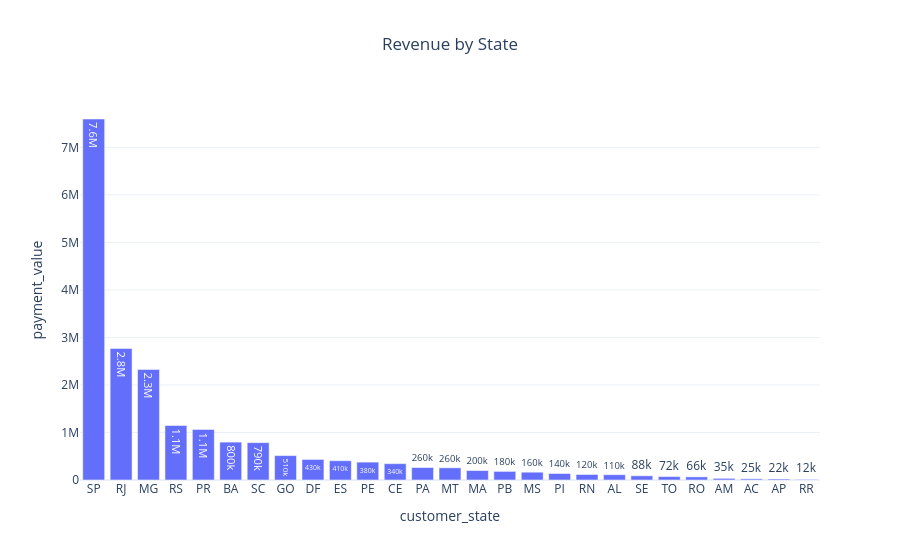

Source (notebook cell):
### Code cell
fig = px.bar(

state_revenue,

x="customer_state",

y="payment_value",

title="Revenue by State",

text_auto=".2s"

)

fig.update_layout(

template="plotly_white",

title_x=0.5

)

fig.show()

### Figure 1 — Plotly figure (JSON) as saved in the notebook; plotly's stock layout.template omitted (floating-point values rounded to 4 significant figures)
{"data": [{"hovertemplate": "customer_state=%{x}<br>payment_value=%{y}<extra></extra>", "legendgroup": "", "marker": {"color": "#636efa", "pattern": {"shape": ""}}, "name": "", "orientation": "v", "showlegend": false, "textposition": "auto", "texttemplate": "%{y:.2s}", "type": "bar", "x": ["SP", "RJ", "MG", "RS", "PR", "BA", "SC", "GO", "DF", "ES", "PE", "CE", "PA", "MT", "MA", "PB", "MS", "PI", "RN", "AL", "SE", "TO", "RO", "AM", "AC", "AP", "RR"], "xaxis": "x", "y": [7597000.0, 2769000.0, 2326000.0, 1147000.0, 1065000.0, 797400.0, 786300.0, 513900.0, 432600.0, 405800.0, 376400.0, 343800.0, 261800.0, 256800.0, 198600.0, 181000.0, 164300.0, 136800.0, 116300.0, 111300.0, 88440.0, 72280.0, 65890.0, 34750.0, 24980.0, 21640.0, 12460.0], "yaxis": "y"}], "layout": {"barmode": "relative", "legend": {"tracegroupgap": 0}, "title": {"text": "Revenue by State", "x": 0.5}, "xaxis": {"anchor": "y", "domain": [0, 1], "title": {"text": "customer_state"}}, "yaxis": {"anchor": "x", "domain": [0, 1], "title": {"text": "payment_value"}}}}
